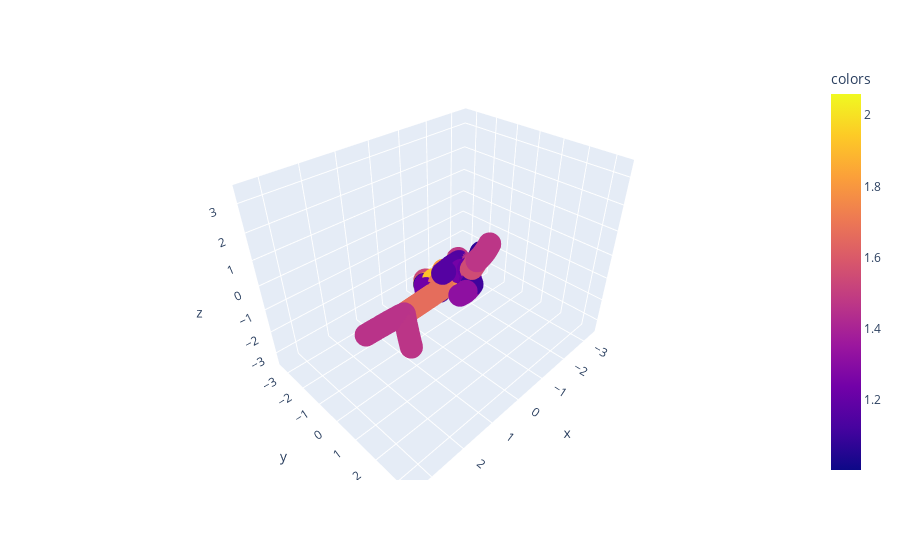

Notebook cell for this chart:
### Code cell
branch = Branch(3, path_length=4, seed = 480851)
Xs = branch.X
plot_3d(Xs,branch.branch_lengths,use_plotly=True)

### Figure 1 — Plotly figure (JSON) as saved in the notebook; plotly's stock layout.template omitted (floating-point values rounded to 4 significant figures; data arrays with more than 128 entries replaced by an {"elided": "..."} marker saying what was removed)
{"data": [{"hovertemplate": "x=%{x}<br>y=%{y}<br>z=%{z}<br>colors=%{marker.color}<extra></extra>", "legendgroup": "", "marker": {"color": {"elided": "1984 float values"}, "coloraxis": "coloraxis", "symbol": "circle"}, "mode": "markers", "name": "", "scene": "scene", "showlegend": false, "type": "scatter3d", "x": {"elided": "1984 float values"}, "y": {"elided": "1984 float values"}, "z": {"elided": "1984 float values"}}], "layout": {"coloraxis": {"colorbar": {"title": {"text": "colors"}}, "colorscale": [[0, "#0d0887"], [0.1111, "#46039f"], [0.2222, "#7201a8"], [0.3333, "#9c179e"], [0.4444, "#bd3786"], [0.5556, "#d8576b"], [0.6667, "#ed7953"], [0.7778, "#fb9f3a"], [0.8889, "#fdca26"], [1, "#f0f921"]]}, "legend": {"tracegroupgap": 0}, "margin": {"t": 60}, "scene": {"domain": {"x": [0, 1], "y": [0, 1]}, "xaxis": {"range": [-3.586, 3.586], "title": {"text": "x"}}, "yaxis": {"range": [-3.586, 3.586], "title": {"text": "y"}}, "zaxis": {"range": [-3.586, 3.586], "title": {"text": "z"}}}}}
